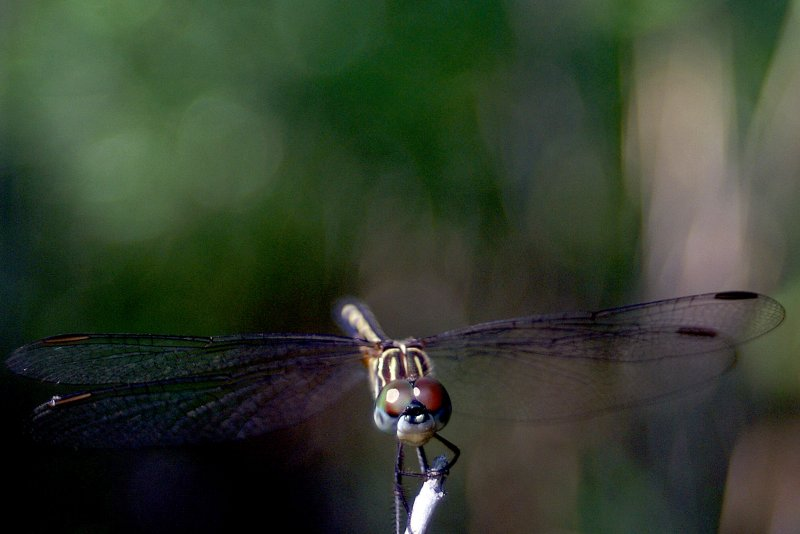
#> input picture Images/126331645.VcszRAHa.jpg, 800 x 534 px, found by its file name; its folder holds 4 pictures in this run
$ python splitColours.py
#> lines starting #> are read from the running program, lines starting #| are printed output that depends on the picture; pictures that were not available may be replaced by others from this repository, and a replacement may not be noted
import cv2
import numpy as np
from matplotlib import pyplot as plt

mypath = "D:\Arianwen\Documents\GitHub\MMP-top9"
filename = ""
from os import listdir
from os.path import isfile, join
onlyfiles = [f for f in listdir(mypath) if (isfile(join(mypath, f)) and (".jpg" in f))]

## Loop through and find each colour channel, masking it and counting
for f in onlyfiles:
	filename = f
	img = cv2.imread(filename)
#> img is the input picture: shape (534, 800, 3); mean B, G, R 45.6, 61.7, 51.5
	height, width, colour = img.shape
#> height = 534; width = 800; colour = 3
	Size = height*width
#> Size = 427200
	redCount, blueCount, greenCount = 0,0,0

	b,g,r = cv2.split(img)
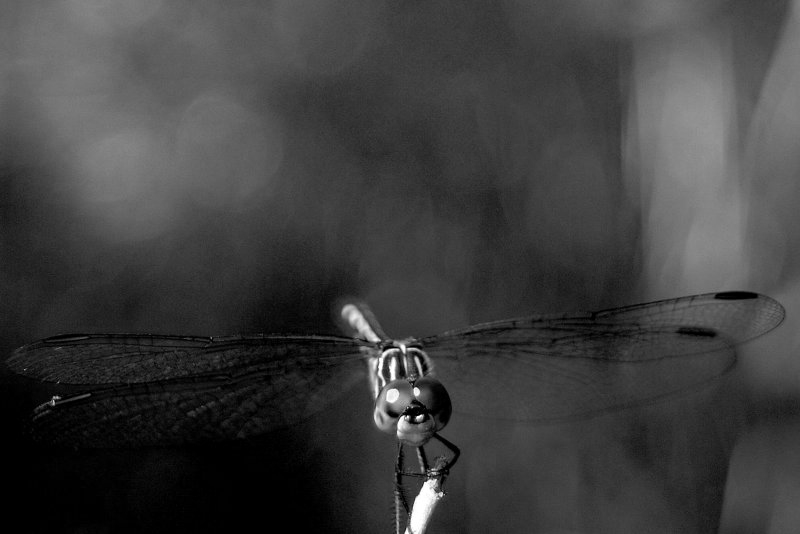
#> g: shape (534, 800); min 0, max 255, mean 61.7
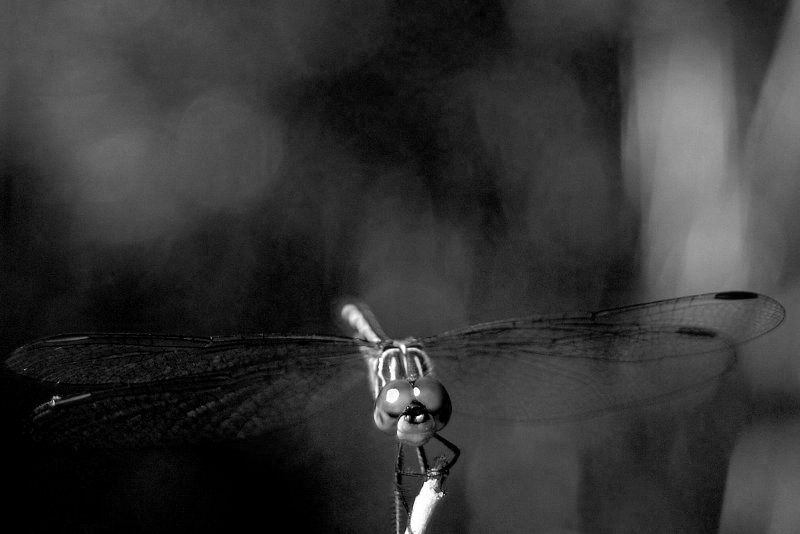
#> r: shape (534, 800); min 0, max 255, mean 51.5

	redCount = cv2.countNonZero(r)
#> redCount = 410506
	greenCount = cv2.countNonZero(g)
#> greenCount = 410467
	blueCount = cv2.countNonZero(b)
#> blueCount = 410078

	# Show the images, resized smaller
	imgSmall = cv2.resize(img, (480, 270))
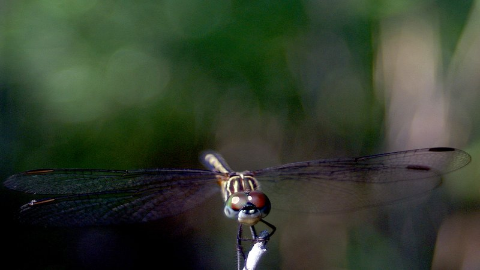
#> imgSmall: shape (270, 480, 3); mean B, G, R 45.5, 61.6, 51.4
	rSmall = cv2.resize(r, (480, 270))
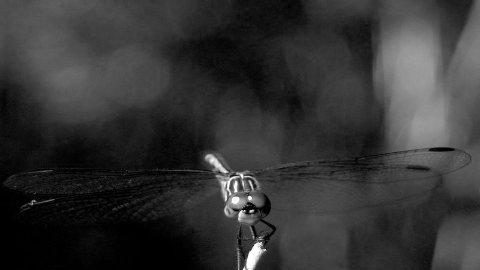
#> rSmall: shape (270, 480); min 0, max 255, mean 51.4
	gSmall = cv2.resize(g, (480, 270))
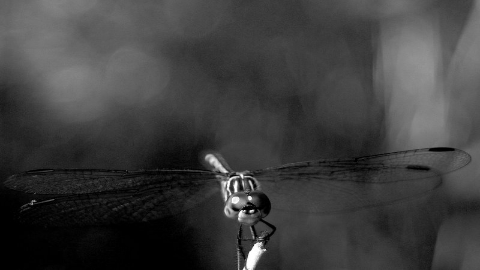
#> gSmall: shape (270, 480); min 0, max 255, mean 61.6
	bSmall = cv2.resize(b, (480, 270))
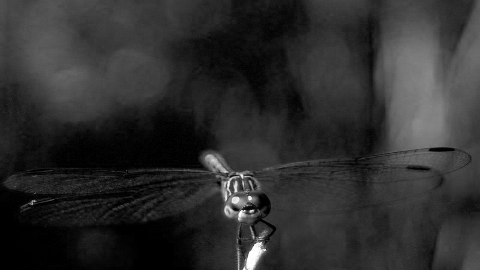
#> bSmall: shape (270, 480); min 0, max 255, mean 45.5
	cv2.imshow("images", np.vstack([rSmall, gSmall, bSmall]))
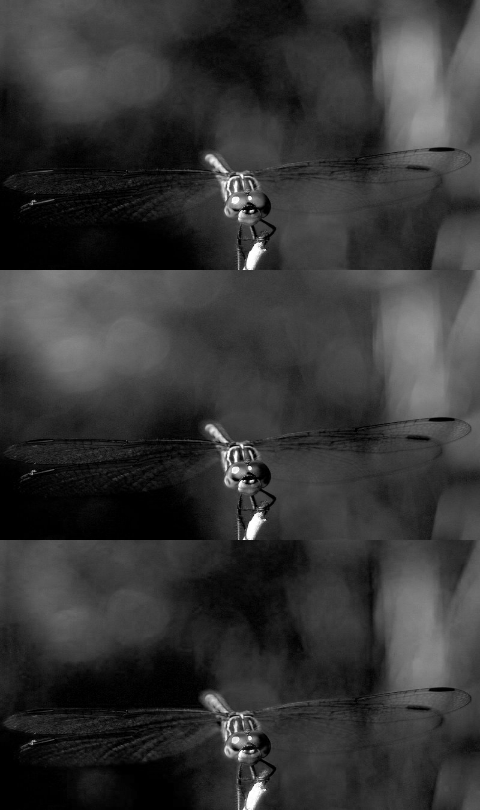
#> window 'images': shape (810, 480); min 0, max 255, mean 52.8

	print(filename)
	print("r" + str(redCount) + " g" + str(greenCount) + " b" + str(blueCount))
#| r410506 g410467 b410078

	reMake = cv2.merge((bSmall,gSmall,rSmall))
	cv2.imshow("Remade", reMake)
	cv2.waitKey(0)

$ run again, on Images/IMG_007.jpg
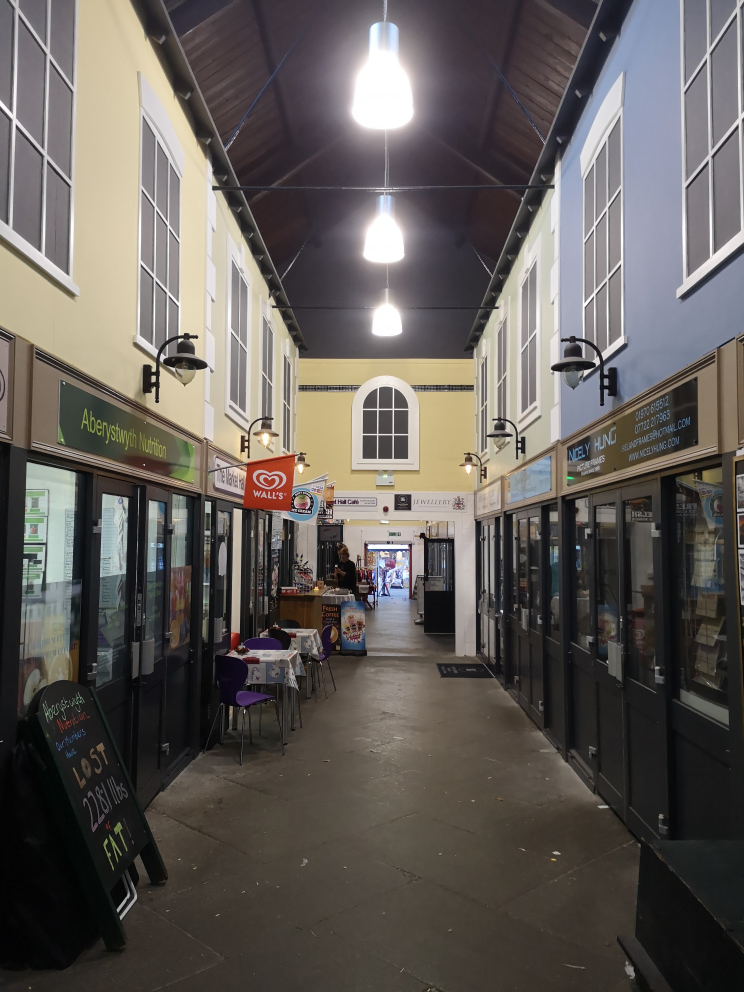
#> input picture Images/IMG_007.jpg, 2976 x 3968 px, found by its file name (shown at 1/4 size)
#> img is the input picture: shape (3968, 2976, 3); mean B, G, R 88.7, 92.8, 97.8
#> `b,g,r = cv2.split(img)`:
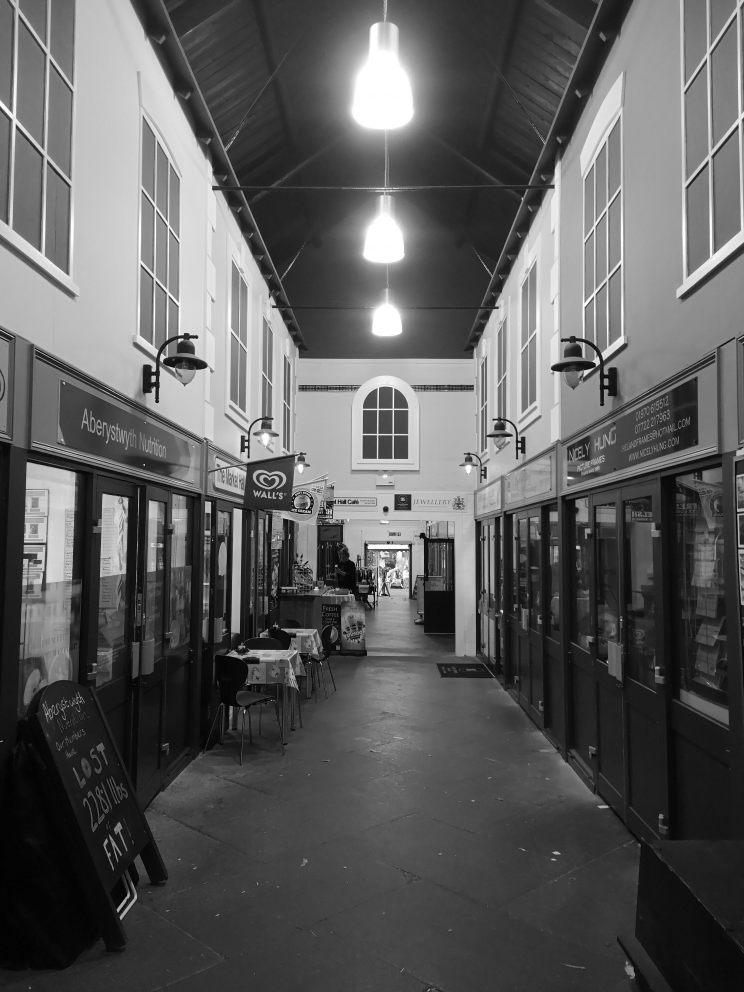
#> g: shape (3968, 2976) (shown at 1/4 size); min 0, max 255, mean 92.8
#> redCount = 11788693
#> greenCount = 11799268
#> blueCount = 11788809
#> `cv2.imshow("images", np.vstack([rSmall, gSmall, bSmall]))`:
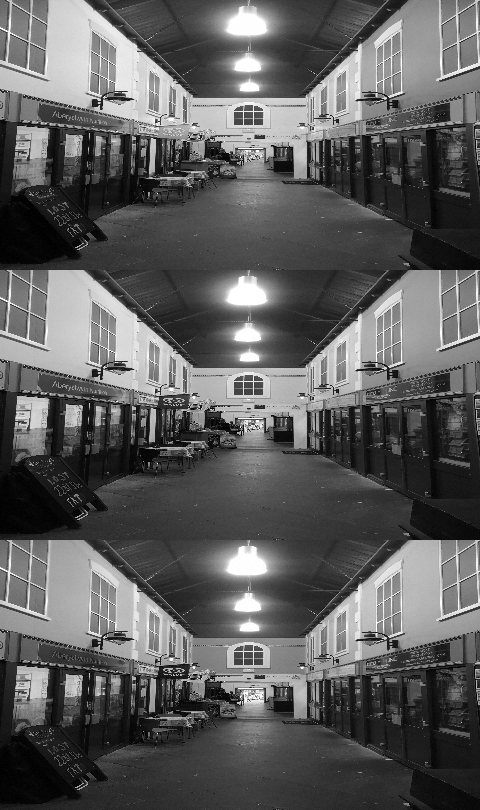
#> window 'images': shape (810, 480); min 0, max 255, mean 93
#| r11788693 g11799268 b11788809

$ run again, on Images/IMG_008.jpg
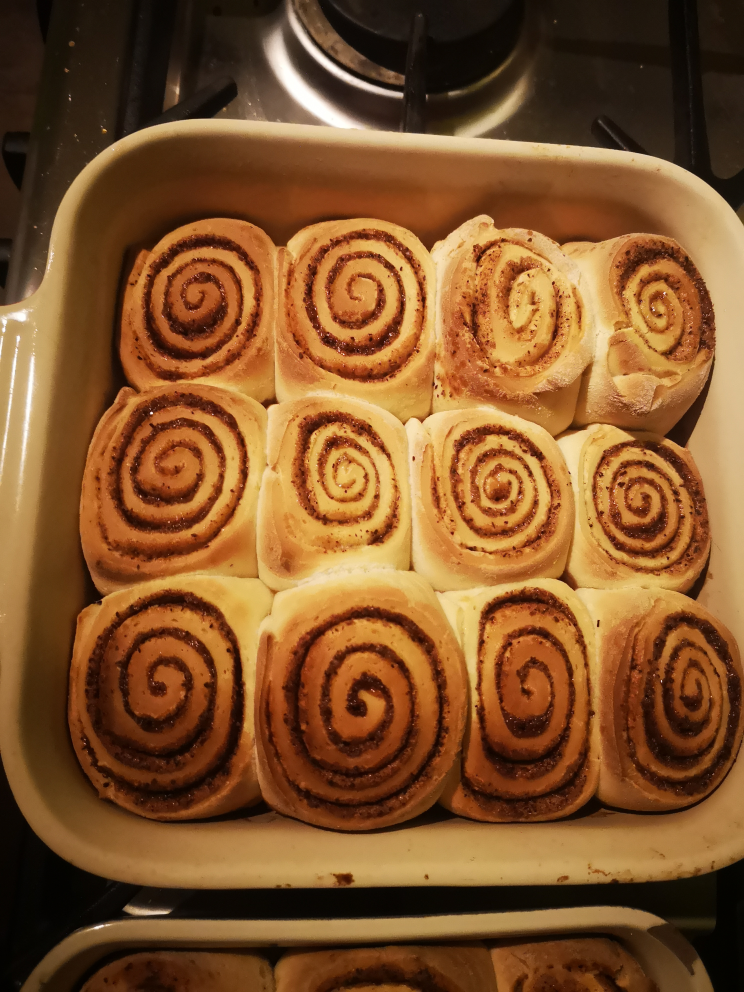
#> input picture Images/IMG_008.jpg, 2976 x 3968 px, found by its file name (shown at 1/4 size)
#> img is the input picture: shape (3968, 2976, 3); mean B, G, R 43.1, 84.7, 130.3
#> `b,g,r = cv2.split(img)`:
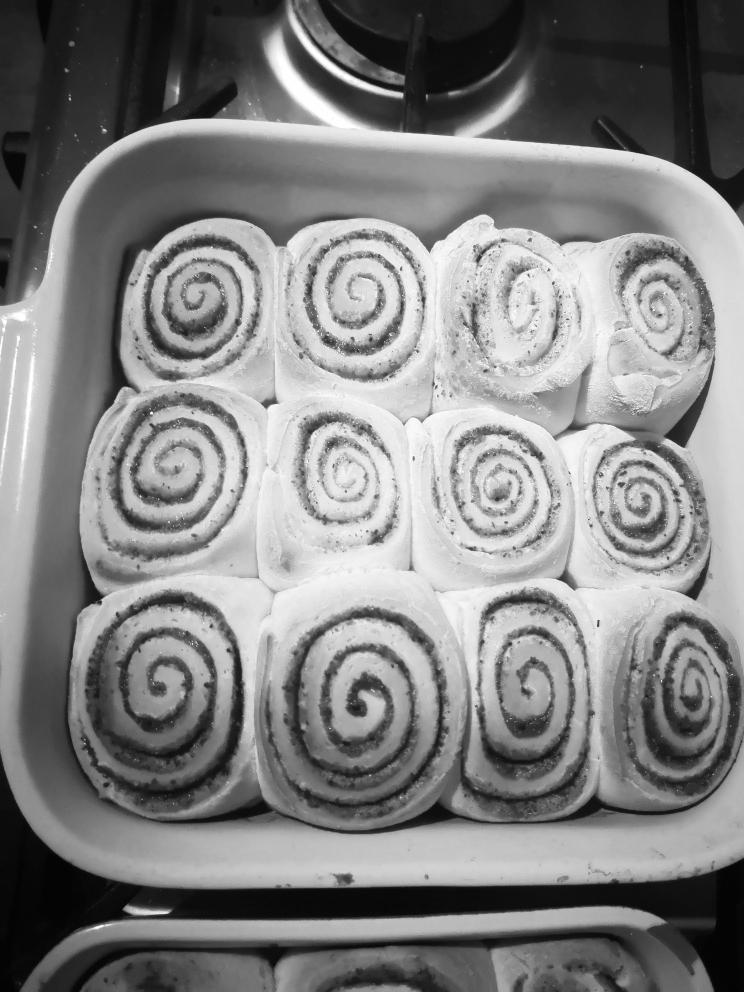
#> r: shape (3968, 2976) (shown at 1/4 size); min 0, max 255, mean 130.3
#> redCount = 11808747
#> greenCount = 11807633
#> blueCount = 11382046
#> `cv2.imshow("images", np.vstack([rSmall, gSmall, bSmall]))`:
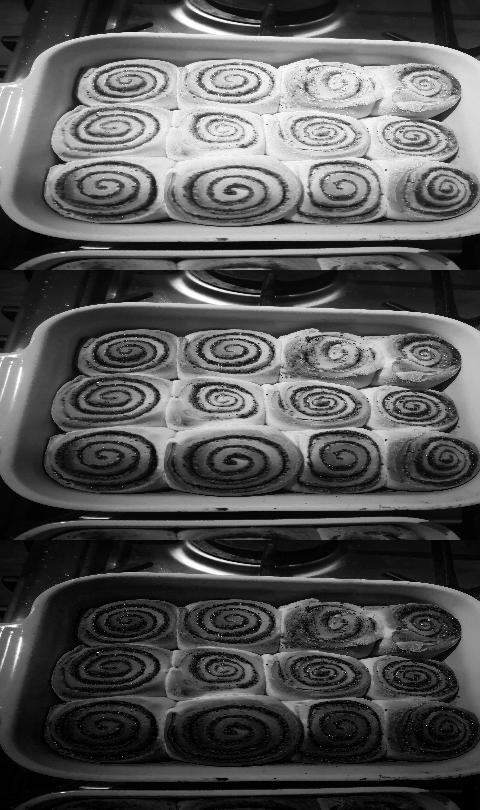
#> window 'images': shape (810, 480); min 0, max 255, mean 85.9
#| r11808747 g11807633 b11382046

$ run again, on Images/IMG_009.jpg
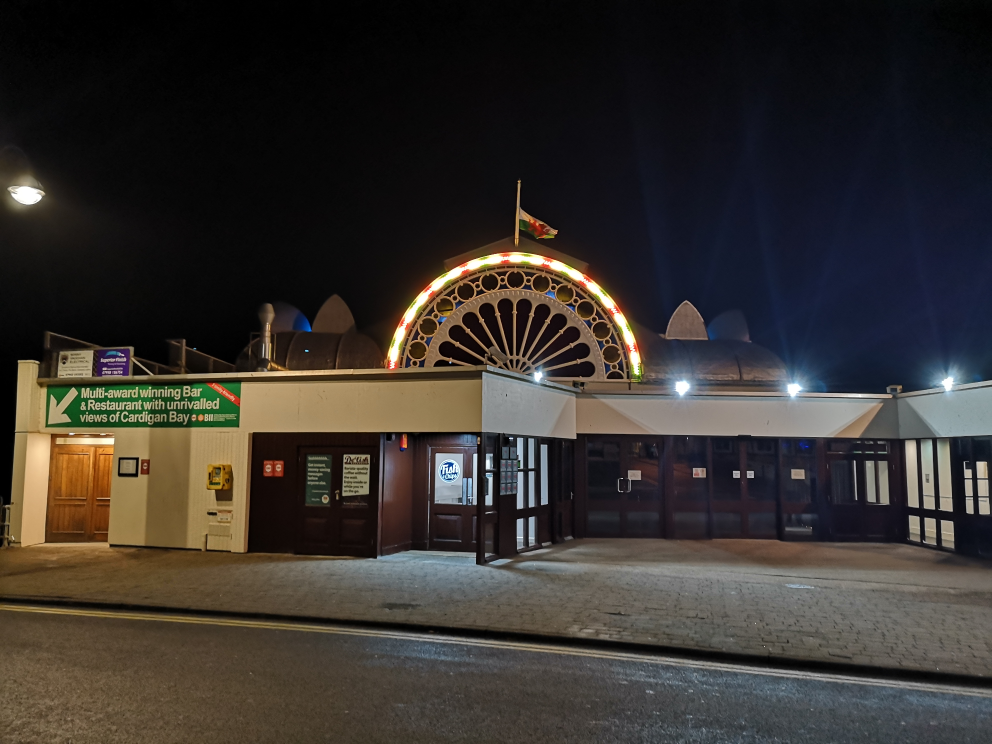
#> input picture Images/IMG_009.jpg, 3968 x 2976 px, found by its file name (shown at 1/4 size)
#> img is the input picture: shape (2976, 3968, 3); mean B, G, R 46.5, 50.6, 55.4
#> redCount = 11642259
#> greenCount = 11636141
#> blueCount = 11591179
#> `cv2.imshow("images", np.vstack([rSmall, gSmall, bSmall]))`:
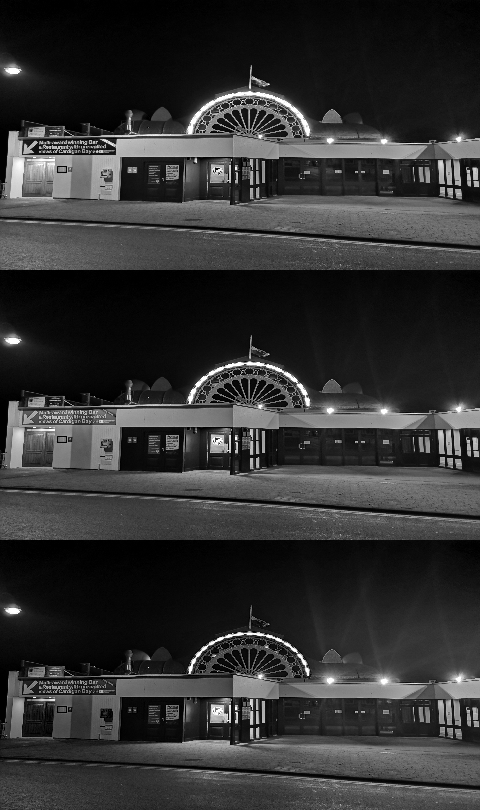
#> window 'images': shape (810, 480); min 0, max 255, mean 50.7
#| r11642259 g11636141 b11591179
